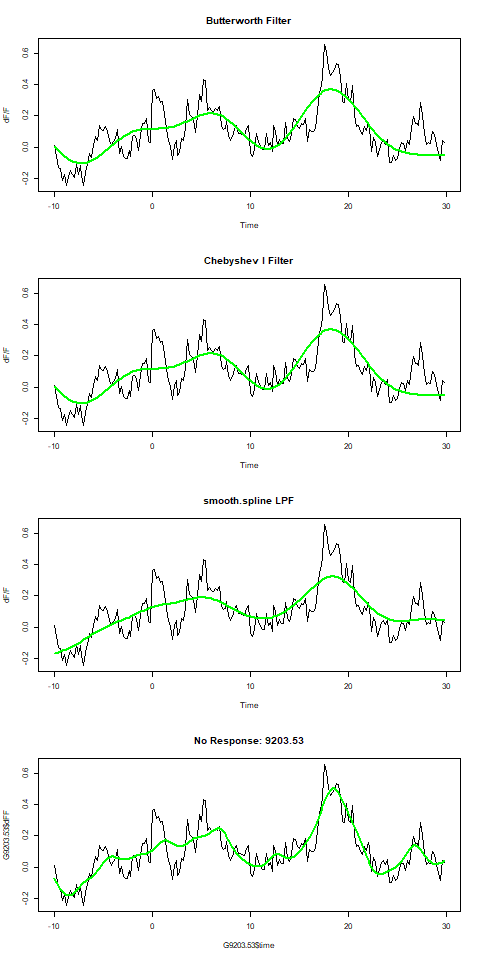

Reproduce this figure in R.
## Required packages
library(data.table)
library(dplyr)
library(tidyverse)
library(gsignal)
library(boxfilter)
library(npreg)
## Open a png file
png(filename = "./plots/NR9203.53.png", width = 480, height = 960)
## make the plot
par(mfrow = c(4, 1))
## Butterworth Filter
plot(G9203.53$time, G9203.53$dFF, type = "l", main = "Butterworth Filter", xlab = "Time", ylab = "dF/F")
z2 <- filtfilt(stable, G9203.53$dFF)
lines(G9203.53$time, z2, col = "green", lwd = 2)
# Chebyshev I Filter
plot(G9203.53$time, G9203.53$dFF, type = "l",  main = "Chebyshev I Filter", xlab = "Time", ylab = "dF/F")
z2 <- filtfilt(stable, G9203.53$dFF)
lines(G9203.53$time, z2, col = "green", lwd = 2)
# smooth.spline LPF
lowpass.spline.2 <- smooth.spline(G9203.53$time, G9203.53$dFF, spar = .8)
plot(G9203.53$time, G9203.53$dFF, type = "l", main = "smooth.spline LPF", xlab = "Time", ylab = "dF/F")
lines(predict(lowpass.spline.2, G9203.53$time), col = "green", lwd = 2)
# ss LPF
ss.2 <- ss(G9203.53$time, G9203.53$dFF, nknots = 15, m = 2)
plot(G9203.53$time, G9203.53$dFF, type = "l", main = "No Response: 9203.53")
lines(predict(ss.2, G9203.53$time), col = "green", lwd = 2)
dev.off()
